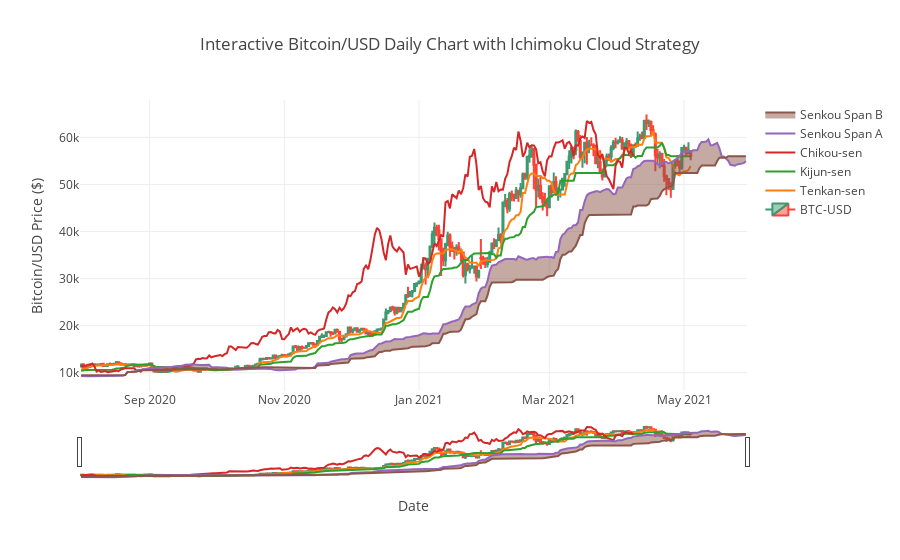

Notebook source saved alongside this figure:
### Markdown cell above
### Graph I Comments:

The graph is good to glimpse at but unfortunately, it has far too many cons: it does not show BTC as candlesticks. We could modify the code by using "from mpl_finance import candlestick_ohlc" library to showcase BTC/USD nicely. Another downside is that the graph looks very condensed. The time axis is not shown by the actual date but by days passed. The graph does not allow the user to interact with the details of the graph, which is a big bummer in my opinion. Let us see Method 2 using Plotly to get around this problem.

### Code cell
# Method 2 Plotting using Plotly:

df= df.tail(300)

fig = go.Figure(data=[go.Candlestick(name="BTC-USD",x=df['Date'],
                open=df['Open'],
                high=df['High'],
                low=df['Low'],
                close=df['Close'])])

fig.add_scatter(x=df['Date'], y=df['tenkan_sen'], name="Tenkan-sen", mode='lines')
fig.add_scatter(x=df['Date'], y=df['kijun_sen'],name="Kijun-sen", mode='lines')
fig.add_scatter(x=df['Date'], y=df['chikou_span'], name="Chikou-sen", mode='lines')
fig.add_scatter(x=df['Date'], y=df['senkou_span_a'], name="Senkou Span A", mode='lines')
fig.add_scatter(x=df['Date'], y=df['senkou_span_b'], fill='tonexty',name="Senkou Span B", mode='lines')

fig.layout.update(
    title='Interactive Bitcoin/USD Daily Chart with Ichimoku Cloud Strategy',
    xaxis_title='Date',
    yaxis_title='Bitcoin/USD Price ($)'
)


fig.show()

### Figure 1 — Plotly figure (JSON) as saved in the notebook; plotly's stock layout.template omitted (floating-point values rounded to 4 significant figures; data arrays with more than 128 entries replaced by an {"elided": "..."} marker saying what was removed)
{"data": [{"close": {"elided": "300 float values"}, "high": {"elided": "300 float values"}, "low": {"elided": "300 float values"}, "name": "BTC-USD", "open": {"elided": "300 float values"}, "type": "candlestick", "uid": "93c488dc-0984-4731-bf8e-5b33ea779f33", "x": {"elided": "300 str values"}}, {"mode": "lines", "name": "Tenkan-sen", "type": "scatter", "uid": "609e5c9d-594d-4fd3-85a3-f7854e9edafa", "x": {"elided": "300 str values"}, "y": {"elided": "300 float values"}}, {"mode": "lines", "name": "Kijun-sen", "type": "scatter", "uid": "5eaaf082-00e0-4852-a8ab-015a823643e4", "x": {"elided": "300 str values"}, "y": {"elided": "300 float values"}}, {"mode": "lines", "name": "Chikou-sen", "type": "scatter", "uid": "64867aa0-7381-4ede-8c5c-0cfaa561e3fa", "x": {"elided": "300 str values"}, "y": {"elided": "300 float values"}}, {"mode": "lines", "name": "Senkou Span A", "type": "scatter", "uid": "efac1e01-a09e-42b6-81cc-8d42867b5b1c", "x": {"elided": "300 str values"}, "y": {"elided": "300 float values"}}, {"fill": "tonexty", "mode": "lines", "name": "Senkou Span B", "type": "scatter", "uid": "e834edd9-4136-4447-ac05-4444d58dc647", "x": {"elided": "300 str values"}, "y": {"elided": "300 float values"}}], "layout": {"title": {"text": "Interactive Bitcoin/USD Daily Chart with Ichimoku Cloud Strategy"}, "xaxis": {"title": {"text": "Date"}}, "yaxis": {"title": {"text": "Bitcoin/USD Price ($)"}}}}
